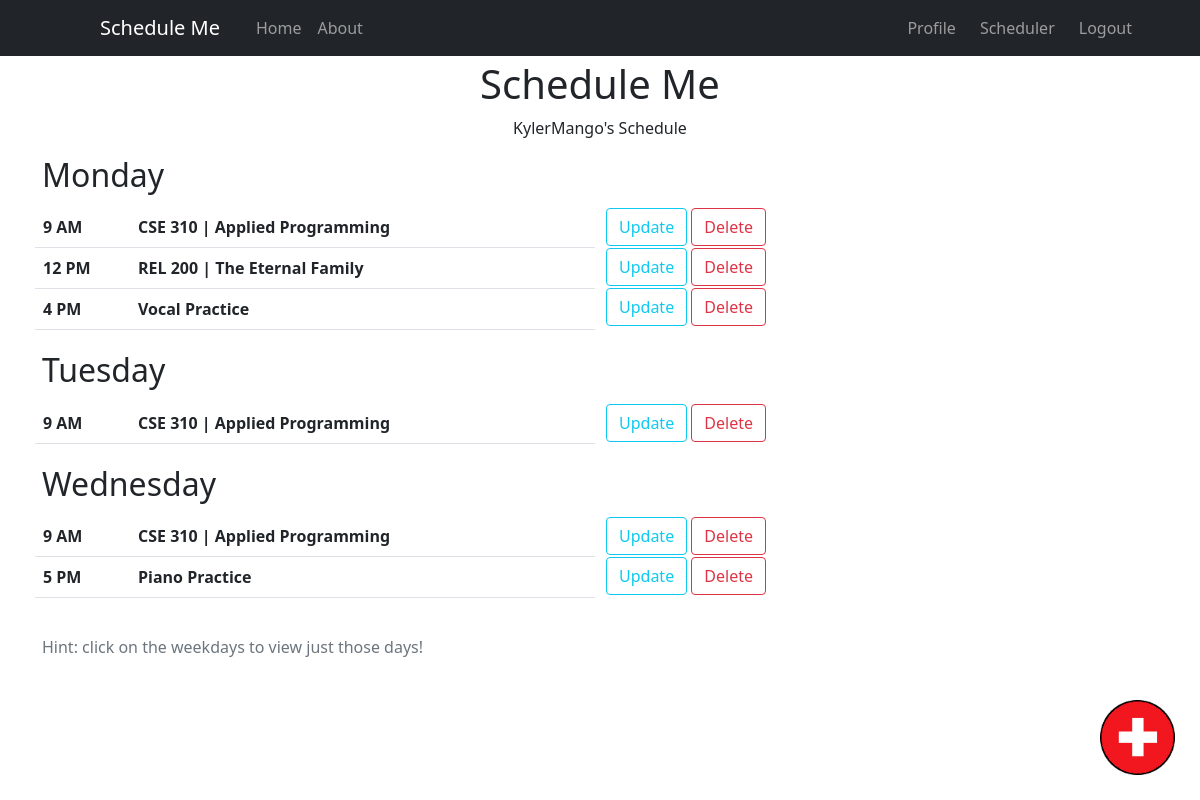
The page /scheduler/ (signed in) on the database as committed earlier.
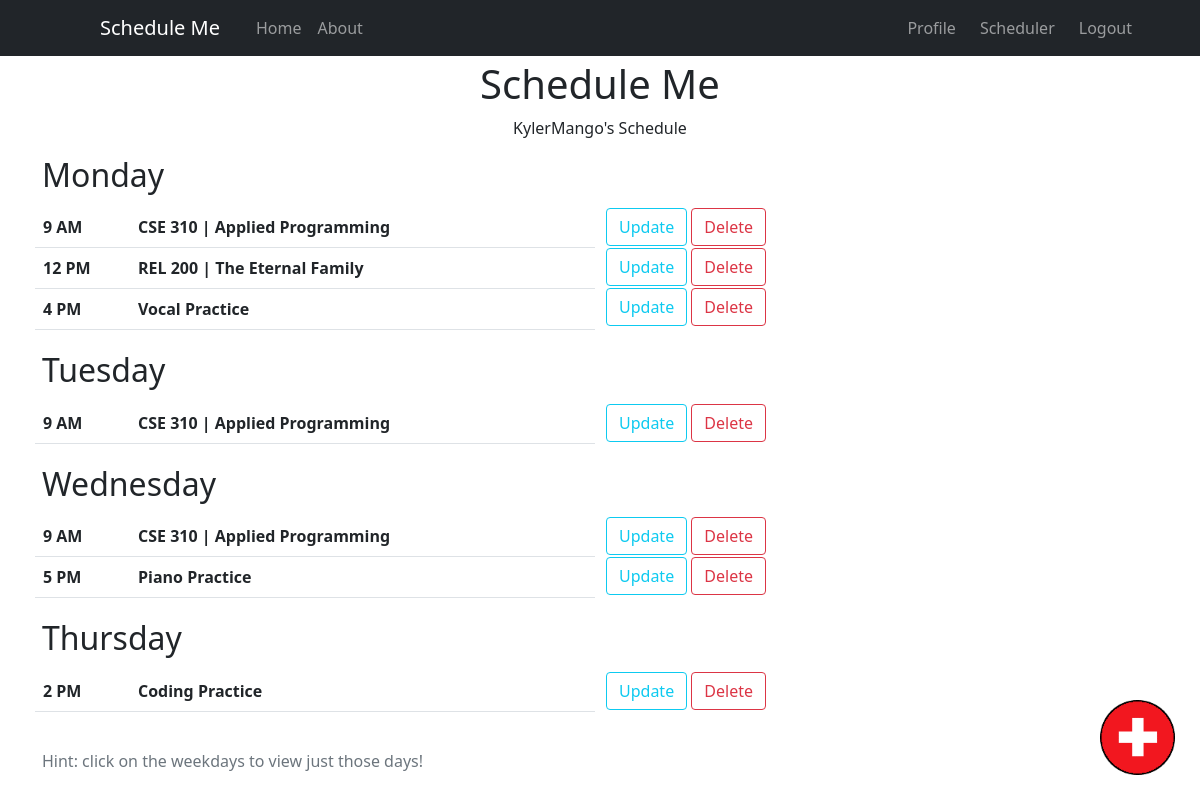
The same page on the database as committed later.
### schedule/models.py (models this page shows, shortened)
class Event(models.Model):
    TIME_CHOICES = (
        (0, '12 AM'), (1, '1 AM'), (2, '2 AM'), (3, '3 AM'),
        (4, '4 AM'), (5, '5 AM'), (6, '6 AM'), (7, '7 AM'),
        (8, '8 AM'), (9, '9 AM'), (10, '10 AM'), (11, '11 AM'),
        (12, '12 PM'), (13, '1 PM'), (14, '2 PM'), (15, '3 PM'),
        (16, '4 PM'), (17, '5 PM'), (18, '6 PM'), (19, '7 PM'),
        (20, '8 PM'), (21, '9 PM'), (22, '10 PM'), (23, '11 PM'),
    )
    DAY_CHOICES = (
        ('Sunday', 'Sunday'),
        ('Monday', 'Monday'),
        ('Tuesday', 'Tuesday'),
        ('Wednesday', 'Wednesday'),
        ('Thursday', 'Thursday'),
        ('Friday', 'Friday'),
        ('Saturday', 'Saturday'),
    )
    title = models.CharField(max_length=50)
    time = models.IntegerField(choices=TIME_CHOICES)
    day = models.CharField(max_length=9, choices=DAY_CHOICES)
    creator = models.ForeignKey(User, on_delete=models.CASCADE)

### users/views.py (the view)
# urls.py: path('scheduler/', user_views.scheduler, name='scheduler'),
@login_required
def scheduler(request):
    event_list = Event.objects.all().filter(creator=request.user.id).order_by('day', 'time')
    sundays = Event.objects.all().filter(creator=request.user.id, day__contains='Sunday').order_by('time')
    mondays = Event.objects.all().filter(creator=request.user.id, day__contains='Monday').order_by('time')
    tuesdays = Event.objects.all().filter(creator=request.user.id, day__contains='Tuesday').order_by('time')
    wednesdays = Event.objects.all().filter(creator=request.user.id, day__contains='Wednesday').order_by('time')
    thursdays = Event.objects.all().filter(creator=request.user.id, day__contains='Thursday').order_by('time')
    fridays = Event.objects.all().filter(creator=request.user.id, day__contains='Friday').order_by('time')
    saturdays = Event.objects.all().filter(creator=request.user.id, day__contains='Saturday').order_by('time')
    context = {
        'events': event_list,
        'sundays': sundays,
        'mondays': mondays,
        'tuesdays': tuesdays,
        'wednesdays': wednesdays,
        'thursdays': thursdays,
        'fridays': fridays,
        'saturdays': saturdays,
    }
    return render(request, 'users/scheduler.html', context)

### users/templates/users/scheduler.html (shortened to what the changed rows need)
{% extends "schedule/base.html" %}
{% block content %}
    <h1 class='text-center'>Schedule Me</h1><p class='text-center'>{{ user.username }}'s Schedule</p>
    {% if events %}
        {% if mondays %}
        <h2 class='text'><a class='text-decoration-none text-dark' href="event_day/Monday">Monday</a></h2>
        <div class="row">
            <div class="column">
                <table class="table", style="width: 100%">
                {% for item in mondays %}
                    <tr>    <th id="time">{{ item.get_time_display }}</th>    <th>{{ item.title }}</th>     </tr>
                {% endfor %}
                </table>
            </div>
            <div class='column'>
                <table class="table-borderless" height='40px'>
                {% for item in mondays %}
                <tr><th height='40px'>
                    <a class='btn btn-outline-info' href="{% url 'event-update' item.id %}">Update</a>
                    <a class='delete-button btn btn-outline-danger' href="{% url 'event-delete' item.id %}">Delete</a>
                </th></tr>
                {% endfor %}
                </table>
            </div>
        </div>
        {% endif %}
        {% if tuesdays %}
        <h2 class='text'><a class='text-decoration-none text-dark' href="event_day/Tuesday">Tuesday</a></h2>
        <div class="row">
            <div class="column">
                <table class="table", style="width: 100%">
                {% for item in tuesdays %}
                    <tr>    <th id="time">{{ item.get_time_display }}</th>    <th>{{ item.title }}</th>     </tr>
                {% endfor %}
                </table>
            </div>
            <div class='column'>
                <table class="table-borderless" height='40px'>
                {% for item in tuesdays %}
                <tr><th height='40px'>
                    <a class='btn btn-outline-info' href="{% url 'event-update' item.id %}">Update</a>
                    <a class='delete-button btn btn-outline-danger' href="{% url 'event-delete' item.id %}">Delete</a>
                </th></tr>
                {% endfor %}
                </table>
            </div>
        </div>
        {% endif %}
        {% if wednesdays %}
        <h2 class='text'><a class='text-decoration-none text-dark' href="event_day/Wednesday">Wednesday</a></h2>
        <div class="row">
            <div class="column">
                <table class="table", style="width: 100%">
                {% for item in wednesdays %}
                    <tr>    <th id="time">{{ item.get_time_display }}</th>    <th>{{ item.title }}</th>     </tr>
                {% endfor %}
                </table>
            </div>
            <div class='column'>
                <table class="table-borderless" height='40px'>
                {% for item in wednesdays %}
                <tr><th height='40px'>
                    <a class='btn btn-outline-info' href="{% url 'event-update' item.id %}">Update</a>
                    <a class='delete-button btn btn-outline-danger' href="{% url 'event-delete' item.id %}">Delete</a>
                </th></tr>
                {% endfor %}
                </table>
            </div>
        </div>
        {% endif %}
        {% if thursdays %}
        <h2 class='text'><a class='text-decoration-none text-dark' href="event_day/Thursday">Thursday</a></h2>
        <div class="row">
            <div class="column">
                <table class="table", style="width: 100%">
                {% for item in thursdays %}
                    <tr>    <th id="time">{{ item.get_time_display }}</th>    <th>{{ item.title }}</th>     </tr>
                {% endfor %}
                </table>
            </div>
            <div class='column'>
                <table class="table-borderless" height='40px'>
                {% for item in thursdays %}
                <tr><th height='40px'>
                    <a class='btn btn-outline-info' href="{% url 'event-update' item.id %}">Update</a>
                    <a class='delete-button btn btn-outline-danger' href="{% url 'event-delete' item.id %}">Delete</a>
                </th></tr>
                {% endfor %}
                </table>
            </div>
        </div>
        {% endif %}
    {% else %}
        <p>No event list</p>
    {% endif %}
{% endblock content %}

Rows that differ between the two databases and show on the page:
added Event: time "2 PM", title "Coding Practice"
Other text that changed with them:
text now shown: "Thursday"
